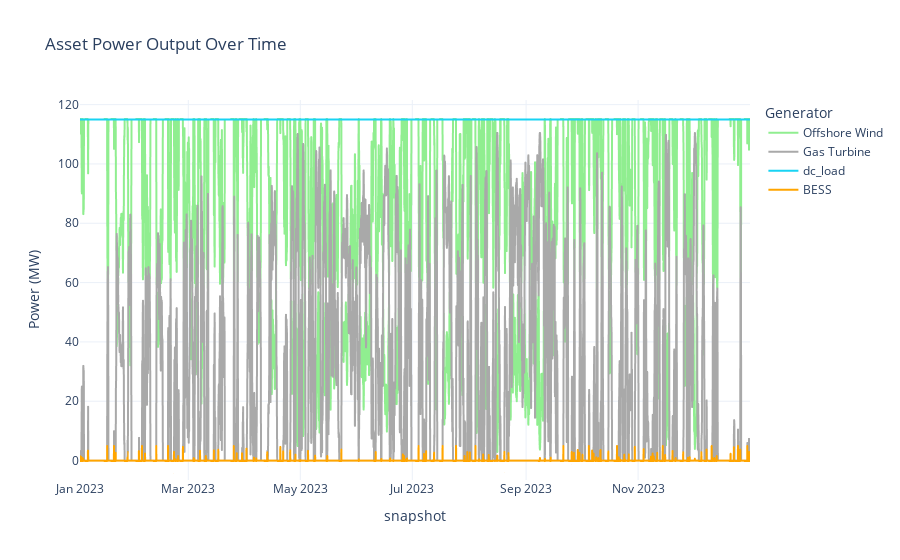
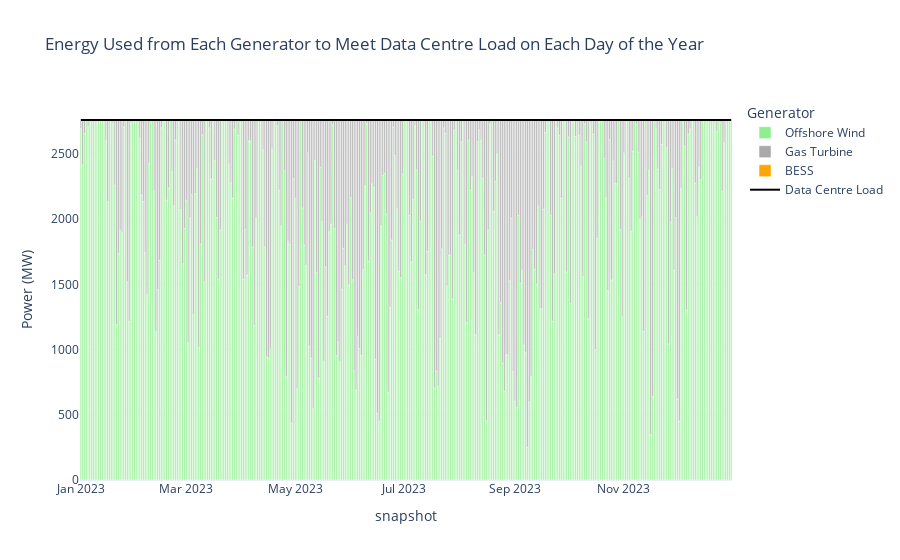
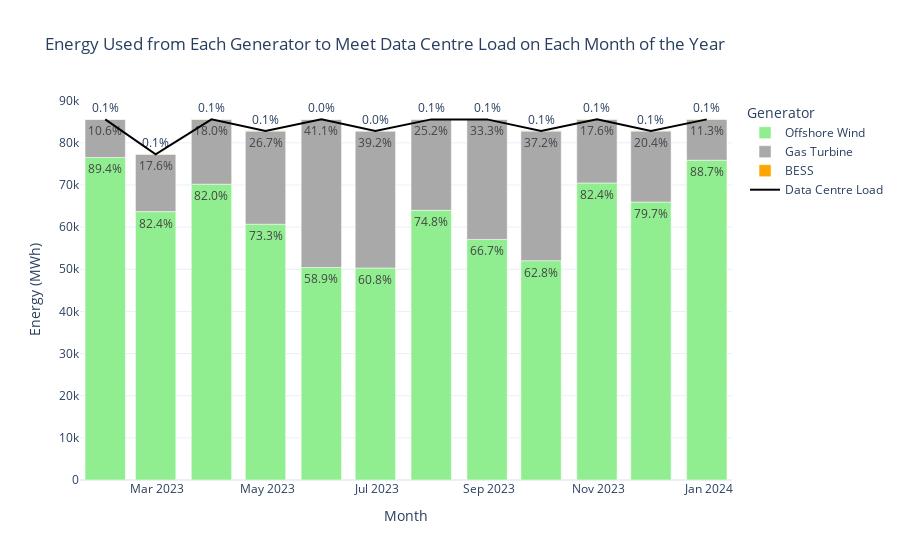

Here is the notebook cell these charts were saved with, in order:
### Code cell
SCENARIO_TO_PLOT = "wind_bess_gas" #"wind_bess_gas"
GENERATOR_NAMES_READABLE = {
    "smr": "SMR",
    "bess": "BESS",
    "offshore_wind_farm": "Offshore Wind",
    "solar": "Solar",
    "gas_turbine": "Gas Turbine",
}
COLOUR_MAP = {
    "SMR": "purple",
    "BESS": "orange",
    "Offshore Wind": "lightgreen",
    "Solar": "gold",
    "Gas Turbine": "darkgrey"
}

n = scenario_networks[SCENARIO_TO_PLOT]

generators = n.generators.index.tolist()

generator_power = n.generators_t.p
data_centre_power = n.loads_t.p["data_centre_load"]
asset_power = generator_power.copy()
asset_power["dc_load"] = data_centre_power
try:
    battery_power = n.links_t.p1["bess_charger"] - n.links_t.p1["bess_discharger"]
    asset_power["bess"] = battery_power
    generators += ["bess"]
except:
    pass


asset_energy_mwh_per_day = asset_power.groupby(pd.Grouper(freq="D")).apply(lambda x: x.abs().sum().mul(
    MODEL_TIME_FREQUENCY.total_seconds() / 3600
))  # Convert power to energy (MWh)
asset_energy_mwh_per_month = asset_power.groupby(pd.Grouper(freq="M")).apply(lambda x: x.abs().sum().mul(
    MODEL_TIME_FREQUENCY.total_seconds() / 3600
))  # Convert power to energy (MWh)

fig = px.line(
    data_frame=asset_power.rename(columns=GENERATOR_NAMES_READABLE),
    title="Asset Power Output Over Time",
    labels={"value": "Power (MW)", "variable": "Asset"},
    template="plotly_white",
    color_discrete_map=COLOUR_MAP
)
fig.write_html(f"scenario={SCENARIO_TO_PLOT}_chart=asset_power_output_over_time.html")
fig.show()

# For each time period in the day, create a stacked bar chart showing the amount of energy used from each of the generators to meet the data centre load
asset_energy_mwh_per_day = asset_energy_mwh_per_day.rename(columns=GENERATOR_NAMES_READABLE)
fig = px.bar(
    data_frame=asset_energy_mwh_per_day,
    x=asset_energy_mwh_per_day.index,
    y=list(set(asset_energy_mwh_per_day.columns.to_list()) - {"dc_load"}),
    title="Energy Used from Each Generator to Meet Data Centre Load on Each Day of the Year",
    labels={"value": "Power (MW)", "variable": "Generator"},
    template="plotly_white",
    color_discrete_map=COLOUR_MAP
)
# Add a line for the data centre load
fig.add_scatter(
    x=asset_energy_mwh_per_day.index,
    y=asset_energy_mwh_per_day["dc_load"],
    mode="lines",
    name="Data Centre Load",
    line=dict(color="black", width=2),
)
fig.write_html(f"scenario={SCENARIO_TO_PLOT}_chart=energy_used_per_day.html")
fig.show()

fig.update_xaxes(range=["2023-08-14", "2023-09-24"])
fig.write_html(f"scenario={SCENARIO_TO_PLOT}_chart=energy_used_per_day_zoomed.html")

# Data used monthly
# Add percentage columns for each generator
for col in generators:
    asset_energy_mwh_per_month[f"{col}_pct"] = (
        asset_energy_mwh_per_month[col] / asset_energy_mwh_per_month["dc_load"] * 100
    ).round(1).astype(str) + "%"

# Melt the DataFrame for easier plotting with text labels
melted = asset_energy_mwh_per_month.reset_index().melt(
    id_vars=["snapshot"],
    value_vars=generators,
    var_name="Generator",
    value_name="Energy (MWh)",
)
# Add percentage labels
melted["Percentage"] = [
    asset_energy_mwh_per_month.loc[row["snapshot"], f"{row['Generator']}_pct"]
    for _, row in melted.iterrows()
]
melted["Generator"] = melted["Generator"].replace(GENERATOR_NAMES_READABLE)

fig = px.bar(
    melted,
    x="snapshot",
    y="Energy (MWh)",
    color="Generator",
    title="Energy Used from Each Generator to Meet Data Centre Load on Each Month of the Year",
    labels={"snapshot": "Month"},
    template="plotly_white",
    color_discrete_map=COLOUR_MAP,
    text="Percentage"
)
# Add a line for the data centre load
fig.add_scatter(
    x=asset_energy_mwh_per_month.index,
    y=asset_energy_mwh_per_month["dc_load"],
    mode="lines",
    name="Data Centre Load",
    line=dict(color="black", width=2),
)
fig.write_html(f"scenario={SCENARIO_TO_PLOT}_chart=energy_used_per_month.html")

fig.show()

### Figure 1 — Plotly figure (JSON) as saved in the notebook; plotly's stock layout.template omitted (floating-point values rounded to 4 significant figures; data arrays with more than 128 entries replaced by an {"elided": "..."} marker saying what was removed)
{"data": [{"hovertemplate": "Generator=Offshore Wind<br>snapshot=%{x}<br>Power (MW)=%{y}<extra></extra>", "legendgroup": "Offshore Wind", "line": {"color": "lightgreen", "dash": "solid"}, "marker": {"symbol": "circle"}, "mode": "lines", "name": "Offshore Wind", "showlegend": true, "type": "scattergl", "x": {"elided": "8760 str values"}, "xaxis": "x", "y": {"elided": "8760 float values"}, "yaxis": "y"}, {"hovertemplate": "Generator=Gas Turbine<br>snapshot=%{x}<br>Power (MW)=%{y}<extra></extra>", "legendgroup": "Gas Turbine", "line": {"color": "darkgrey", "dash": "solid"}, "marker": {"symbol": "circle"}, "mode": "lines", "name": "Gas Turbine", "showlegend": true, "type": "scattergl", "x": {"elided": "8760 str values"}, "xaxis": "x", "y": {"elided": "8760 float values"}, "yaxis": "y"}, {"hovertemplate": "Generator=dc_load<br>snapshot=%{x}<br>Power (MW)=%{y}<extra></extra>", "legendgroup": "dc_load", "line": {"color": "#19d3f3", "dash": "solid"}, "marker": {"symbol": "circle"}, "mode": "lines", "name": "dc_load", "showlegend": true, "type": "scattergl", "x": {"elided": "8760 str values"}, "xaxis": "x", "y": {"elided": "8760 float values"}, "yaxis": "y"}, {"hovertemplate": "Generator=BESS<br>snapshot=%{x}<br>Power (MW)=%{y}<extra></extra>", "legendgroup": "BESS", "line": {"color": "orange", "dash": "solid"}, "marker": {"symbol": "circle"}, "mode": "lines", "name": "BESS", "showlegend": true, "type": "scattergl", "x": {"elided": "8760 str values"}, "xaxis": "x", "y": {"elided": "8760 float values"}, "yaxis": "y"}], "layout": {"legend": {"title": {"text": "Generator"}, "tracegroupgap": 0}, "title": {"text": "Asset Power Output Over Time"}, "xaxis": {"anchor": "y", "domain": [0, 1], "title": {"text": "snapshot"}}, "yaxis": {"anchor": "x", "domain": [0, 1], "title": {"text": "Power (MW)"}}}}

### Figure 2 — Plotly figure (JSON) as saved in the notebook; plotly's stock layout.template omitted (floating-point values rounded to 4 significant figures; data arrays with more than 128 entries replaced by an {"elided": "..."} marker saying what was removed)
{"data": [{"hovertemplate": "Generator=Offshore Wind<br>snapshot=%{x}<br>Power (MW)=%{y}<extra></extra>", "legendgroup": "Offshore Wind", "marker": {"color": "lightgreen", "pattern": {"shape": ""}}, "name": "Offshore Wind", "orientation": "v", "showlegend": true, "textposition": "auto", "type": "bar", "x": {"elided": "365 str values"}, "xaxis": "x", "y": {"elided": "365 float values"}, "yaxis": "y"}, {"hovertemplate": "Generator=Gas Turbine<br>snapshot=%{x}<br>Power (MW)=%{y}<extra></extra>", "legendgroup": "Gas Turbine", "marker": {"color": "darkgrey", "pattern": {"shape": ""}}, "name": "Gas Turbine", "orientation": "v", "showlegend": true, "textposition": "auto", "type": "bar", "x": {"elided": "365 str values"}, "xaxis": "x", "y": {"elided": "365 float values"}, "yaxis": "y"}, {"hovertemplate": "Generator=BESS<br>snapshot=%{x}<br>Power (MW)=%{y}<extra></extra>", "legendgroup": "BESS", "marker": {"color": "orange", "pattern": {"shape": ""}}, "name": "BESS", "orientation": "v", "showlegend": true, "textposition": "auto", "type": "bar", "x": {"elided": "365 str values"}, "xaxis": "x", "y": {"elided": "365 float values"}, "yaxis": "y"}, {"line": {"color": "black", "width": 2}, "mode": "lines", "name": "Data Centre Load", "type": "scatter", "x": {"elided": "365 str values"}, "y": {"elided": "365 float values"}}], "layout": {"barmode": "relative", "legend": {"title": {"text": "Generator"}, "tracegroupgap": 0}, "title": {"text": "Energy Used from Each Generator to Meet Data Centre Load on Each Day of the Year"}, "xaxis": {"anchor": "y", "domain": [0, 1], "title": {"text": "snapshot"}}, "yaxis": {"anchor": "x", "domain": [0, 1], "title": {"text": "Power (MW)"}}}}

### Figure 3 — Plotly figure (JSON) as saved in the notebook; plotly's stock layout.template omitted (floating-point values rounded to 4 significant figures)
{"data": [{"hovertemplate": "Generator=Offshore Wind<br>Month=%{x}<br>Energy (MWh)=%{y}<br>Percentage=%{text}<extra></extra>", "legendgroup": "Offshore Wind", "marker": {"color": "lightgreen", "pattern": {"shape": ""}}, "name": "Offshore Wind", "orientation": "v", "showlegend": true, "text": ["89.4%", "82.4%", "82.0%", "73.3%", "58.9%", "60.8%", "74.8%", "66.7%", "62.8%", "82.4%", "79.7%", "88.7%"], "textposition": "auto", "type": "bar", "x": ["2023-01-31T00:00:00.000000000", "2023-02-28T00:00:00.000000000", "2023-03-31T00:00:00.000000000", "2023-04-30T00:00:00.000000000", "2023-05-31T00:00:00.000000000", "2023-06-30T00:00:00.000000000", "2023-07-31T00:00:00.000000000", "2023-08-31T00:00:00.000000000", "2023-09-30T00:00:00.000000000", "2023-10-31T00:00:00.000000000", "2023-11-30T00:00:00.000000000", "2023-12-31T00:00:00.000000000"], "xaxis": "x", "y": [76530.0, 63680.0, 70190.0, 60690.0, 50420.0, 50310.0, 63980.0, 57070.0, 52030.0, 70480.0, 65960.0, 75880.0], "yaxis": "y"}, {"hovertemplate": "Generator=Gas Turbine<br>Month=%{x}<br>Energy (MWh)=%{y}<br>Percentage=%{text}<extra></extra>", "legendgroup": "Gas Turbine", "marker": {"color": "darkgrey", "pattern": {"shape": ""}}, "name": "Gas Turbine", "orientation": "v", "showlegend": true, "text": ["10.6%", "17.6%", "18.0%", "26.7%", "41.1%", "39.2%", "25.2%", "33.3%", "37.2%", "17.6%", "20.4%", "11.3%"], "textposition": "auto", "type": "bar", "x": ["2023-01-31T00:00:00.000000000", "2023-02-28T00:00:00.000000000", "2023-03-31T00:00:00.000000000", "2023-04-30T00:00:00.000000000", "2023-05-31T00:00:00.000000000", "2023-06-30T00:00:00.000000000", "2023-07-31T00:00:00.000000000", "2023-08-31T00:00:00.000000000", "2023-09-30T00:00:00.000000000", "2023-10-31T00:00:00.000000000", "2023-11-30T00:00:00.000000000", "2023-12-31T00:00:00.000000000"], "xaxis": "x", "y": [9039.0, 13610.0, 15380.0, 22120.0, 35140.0, 32490.0, 21590.0, 28490.0, 30770.0, 15080.0, 16850.0, 9692.0], "yaxis": "y"}, {"hovertemplate": "Generator=BESS<br>Month=%{x}<br>Energy (MWh)=%{y}<br>Percentage=%{text}<extra></extra>", "legendgroup": "BESS", "marker": {"color": "orange", "pattern": {"shape": ""}}, "name": "BESS", "orientation": "v", "showlegend": true, "text": ["0.1%", "0.1%", "0.1%", "0.1%", "0.0%", "0.0%", "0.1%", "0.1%", "0.1%", "0.1%", "0.1%", "0.1%"], "textposition": "auto", "type": "bar", "x": ["2023-01-31T00:00:00.000000000", "2023-02-28T00:00:00.000000000", "2023-03-31T00:00:00.000000000", "2023-04-30T00:00:00.000000000", "2023-05-31T00:00:00.000000000", "2023-06-30T00:00:00.000000000", "2023-07-31T00:00:00.000000000", "2023-08-31T00:00:00.000000000", "2023-09-30T00:00:00.000000000", "2023-10-31T00:00:00.000000000", "2023-11-30T00:00:00.000000000", "2023-12-31T00:00:00.000000000"], "xaxis": "x", "y": [55.65, 69.0, 66.16, 58.12, 25.12, 19.18, 64.5, 51.04, 50.31, 86.99, 74.13, 84.97], "yaxis": "y"}, {"line": {"color": "black", "width": 2}, "mode": "lines", "name": "Data Centre Load", "type": "scatter", "x": ["2023-01-31T00:00:00.000000000", "2023-02-28T00:00:00.000000000", "2023-03-31T00:00:00.000000000", "2023-04-30T00:00:00.000000000", "2023-05-31T00:00:00.000000000", "2023-06-30T00:00:00.000000000", "2023-07-31T00:00:00.000000000", "2023-08-31T00:00:00.000000000", "2023-09-30T00:00:00.000000000", "2023-10-31T00:00:00.000000000", "2023-11-30T00:00:00.000000000", "2023-12-31T00:00:00.000000000"], "y": [85560.0, 77280.0, 85560.0, 82800.0, 85560.0, 82800.0, 85560.0, 85560.0, 82800.0, 85560.0, 82800.0, 85560.0]}], "layout": {"barmode": "relative", "legend": {"title": {"text": "Generator"}, "tracegroupgap": 0}, "title": {"text": "Energy Used from Each Generator to Meet Data Centre Load on Each Month of the Year"}, "xaxis": {"anchor": "y", "domain": [0, 1], "title": {"text": "Month"}}, "yaxis": {"anchor": "x", "domain": [0, 1], "title": {"text": "Energy (MWh)"}}}}
